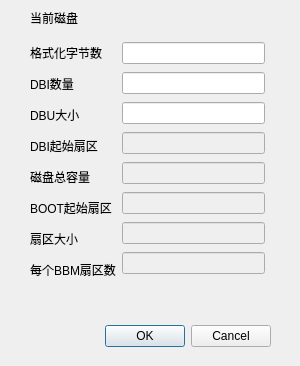
<?xml version="1.0" encoding="UTF-8"?>
<ui version="4.0">
 <class>devInfoDialog</class>
 <widget class="QDialog" name="devInfoDialog">
  <property name="geometry">
   <rect>
    <x>0</x>
    <y>0</y>
    <width>300</width>
    <height>366</height>
   </rect>
  </property>
  <property name="windowTitle">
   <string>格式化设置</string>
  </property>
  <widget class="QDialogButtonBox" name="buttonBox">
   <property name="geometry">
    <rect>
     <x>40</x>
     <y>321</y>
     <width>231</width>
     <height>31</height>
    </rect>
   </property>
   <property name="orientation">
    <enum>Qt::Horizontal</enum>
   </property>
   <property name="standardButtons">
    <set>QDialogButtonBox::Cancel|QDialogButtonBox::Ok</set>
   </property>
  </widget>
  <widget class="QWidget" name="layoutWidget">
   <property name="geometry">
    <rect>
     <x>30</x>
     <y>40</y>
     <width>235</width>
     <height>242</height>
    </rect>
   </property>
   <layout class="QHBoxLayout" name="horizontalLayout">
    <item>
     <layout class="QVBoxLayout" name="verticalLayout">
      <item>
       <widget class="QLabel" name="label_FormatSum">
        <property name="text">
         <string>格式化字节数</string>
        </property>
       </widget>
      </item>
      <item>
       <widget class="QLabel" name="label_DBISum">
        <property name="text">
         <string>DBI数量</string>
        </property>
       </widget>
      </item>
      <item>
       <widget class="QLabel" name="label__DBUSize">
        <property name="text">
         <string>DBU大小</string>
        </property>
       </widget>
      </item>
      <item>
       <widget class="QLabel" name="label_DBIStart">
        <property name="text">
         <string>DBI起始扇区</string>
        </property>
       </widget>
      </item>
      <item>
       <widget class="QLabel" name="label_devTotalSize">
        <property name="text">
         <string>磁盘总容量</string>
        </property>
       </widget>
      </item>
      <item>
       <widget class="QLabel" name="label_BOOTStart">
        <property name="text">
         <string>BOOT起始扇区</string>
        </property>
       </widget>
      </item>
      <item>
       <widget class="QLabel" name="label_SectorSize">
        <property name="text">
         <string>扇区大小</string>
        </property>
       </widget>
      </item>
      <item>
       <widget class="QLabel" name="label_BBMSectorSize">
        <property name="text">
         <string>每个BBM扇区数</string>
        </property>
       </widget>
      </item>
     </layout>
    </item>
    <item>
     <layout class="QVBoxLayout" name="verticalLayout_2">
      <item>
       <widget class="QLineEdit" name="lineEdit_FormatSum">
        <property name="text">
         <string/>
        </property>
       </widget>
      </item>
      <item>
       <widget class="QLineEdit" name="lineEdit_DBISum"/>
      </item>
      <item>
       <widget class="QLineEdit" name="lineEdit_DBUSize"/>
      </item>
      <item>
       <widget class="QLineEdit" name="lineEdit_DBIStart">
        <property name="enabled">
         <bool>false</bool>
        </property>
       </widget>
      </item>
      <item>
       <widget class="QLineEdit" name="lineEdit_devTotalSize">
        <property name="enabled">
         <bool>false</bool>
        </property>
       </widget>
      </item>
      <item>
       <widget class="QLineEdit" name="lineEdit_BOOTStart">
        <property name="enabled">
         <bool>false</bool>
        </property>
       </widget>
      </item>
      <item>
       <widget class="QLineEdit" name="lineEdit_SectorSize">
        <property name="enabled">
         <bool>false</bool>
        </property>
       </widget>
      </item>
      <item>
       <widget class="QLineEdit" name="lineEdit_BBMSectorSize">
        <property name="enabled">
         <bool>false</bool>
        </property>
       </widget>
      </item>
     </layout>
    </item>
   </layout>
  </widget>
  <widget class="QLabel" name="label_curDevName">
   <property name="geometry">
    <rect>
     <x>30</x>
     <y>10</y>
     <width>231</width>
     <height>16</height>
    </rect>
   </property>
   <property name="text">
    <string>当前磁盘</string>
   </property>
  </widget>
 </widget>
 <resources/>
 <connections>
  <connection>
   <sender>buttonBox</sender>
   <signal>accepted()</signal>
   <receiver>devInfoDialog</receiver>
   <slot>accept()</slot>
   <hints>
    <hint type="sourcelabel">
     <x>248</x>
     <y>254</y>
    </hint>
    <hint type="destinationlabel">
     <x>157</x>
     <y>274</y>
    </hint>
   </hints>
  </connection>
  <connection>
   <sender>buttonBox</sender>
   <signal>rejected()</signal>
   <receiver>devInfoDialog</receiver>
   <slot>reject()</slot>
   <hints>
    <hint type="sourcelabel">
     <x>316</x>
     <y>260</y>
    </hint>
    <hint type="destinationlabel">
     <x>286</x>
     <y>274</y>
    </hint>
   </hints>
  </connection>
 </connections>
</ui>
